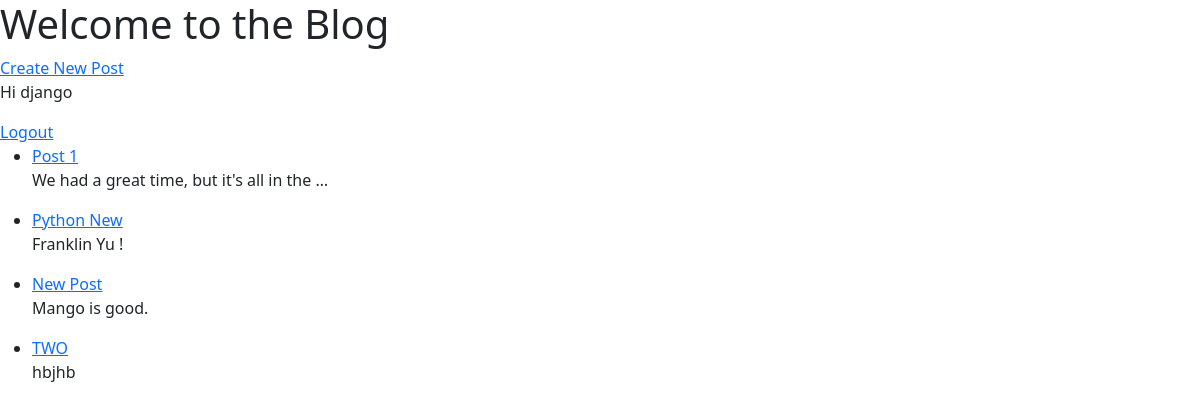
The app's page / (signed in) with its own data.
### blog/models.py (models this page shows, shortened)
class Post(models.Model):
	title = models.CharField(max_length = 50)
	author = models.ForeignKey('auth.User', on_delete = models.CASCADE)
	body = models.TextField()

### blog/views.py (the view)
# urls.py: path('', views.PostListView.as_view(), name = 'home'),
class PostListView(ListView):
	context_object_name = 'posts_list'
	model = Post
	template_name = 'home.html'

### templates/home.html (shortened to what this page needs)
{% extends 'base.html' %}
		{% block content %}
			<div class="Jumbotron">
				{% if user.is_authenticated %}
					<ul>
						{% for post in posts_list %}
							<li><a href="/post/detail/{{ post.id }}">{{ post.title }}</a></li>
							<p>{{ post.body|safe|truncatewords:"10" }}</p>
						{% endfor %}
					</ul>
				{% endif %}
			</div>
		{% endblock %}

### templates/base.html (shortened to what this page needs)
{% load static %}
<!DOCTYPE html>
<html>
	<head>
		<link rel="stylesheet" href="{% static 'css/styles.css' %}">
		<link href="https://cdn.jsdelivr.net/npm/bootstrap@5.0.0-beta2/dist/css/bootstrap.min.css" rel="stylesheet">
	</head>
	<body>
		<div class="jumbotron">
			<h1>Welcome to the Blog</h1>
			{% if user.is_authenticated %}
				<a href="{% url 'new-post' %}">Create New Post</a>
				<p>Hi {{user.username}}</p>
				<a href="{% url 'logout' %}">Logout</a>
			{% else %}
				<a class="btn btn-primary" href="{% url 'login' %}">Login Here</a>
			{% endif %}
		</div>
		{% block content %}
		{% endblock %}
	</body>
</html>

### records on screen
Post: title "Post 1", body "We had a great time, but it's all in the …"
Post: title "Python New", body "Franklin Yu !"
Post: title "New Post", body "Mango is good."
Post: title "TWO", body "hbjhb"

### other values on screen
{{ user.username }} "django"
